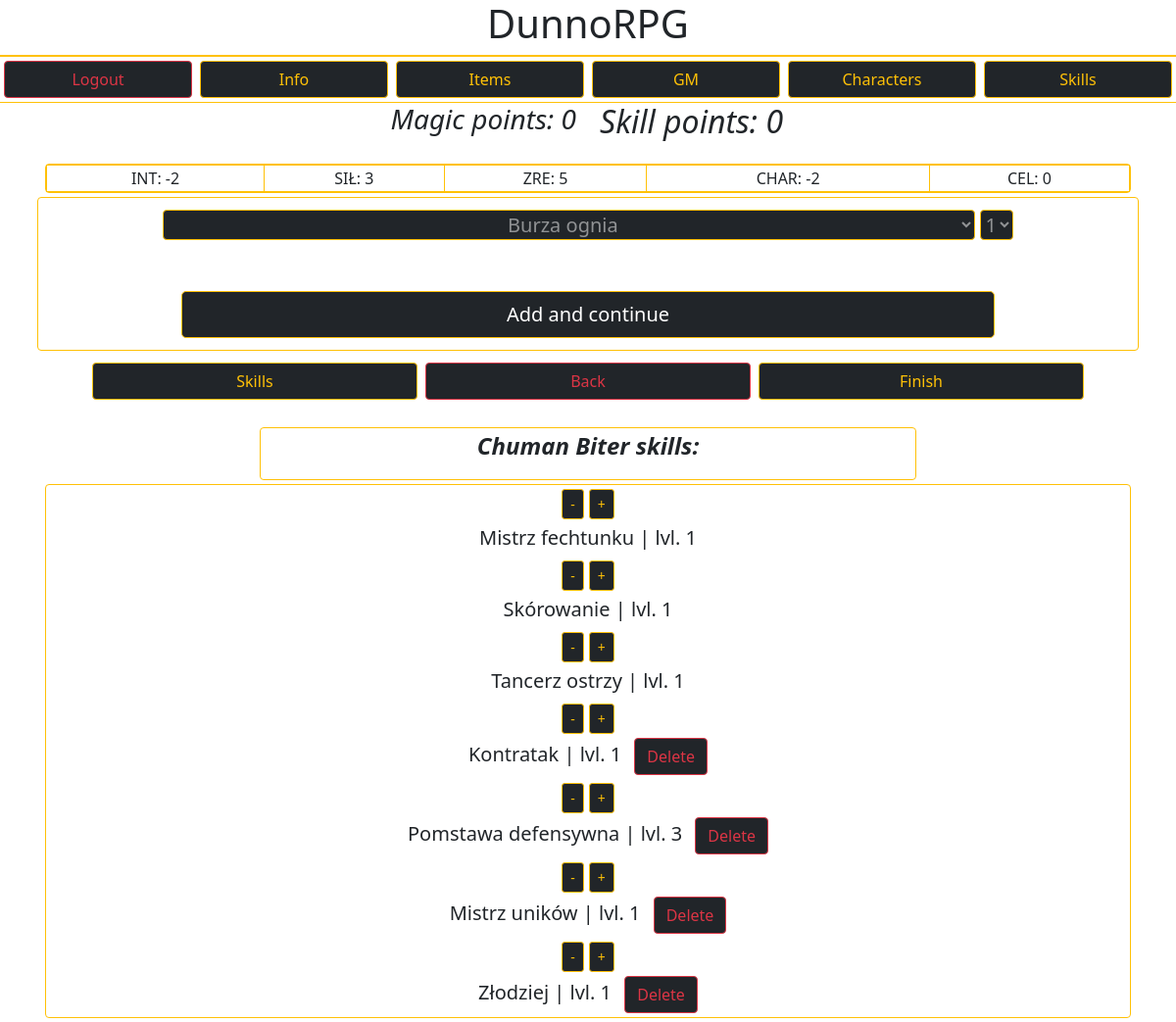
Screenshot of /dunnorpg/character_add_skills/51/ (signed in) with the database file from the repository.
### DunnoRPG/models.py (models this page shows, shortened)
class Character(models.Model):
    owner = models.CharField(max_length=100)
    name = models.CharField(max_length=50)
    race = models.CharField(max_length=30)
    size = models.CharField(max_length=2)
    HP = models.IntegerField()
    fullHP = models.IntegerField(null=True)
    Helmet = models.CharField(max_length=50, blank=True)
    Torso = models.CharField(max_length=50, blank=True)
    Gloves = models.CharField(max_length=50, blank=True)
    Boots = models.CharField(max_length=50, blank=True)
    LeftHand = models.CharField(max_length=50, blank=True)
    RightHand = models.CharField(max_length=50, blank=True)
    Side = models.CharField(max_length=50, blank=True)
    INT = models.IntegerField()
    SIŁ = models.IntegerField()
    ZRE = models.IntegerField()
    CHAR = models.IntegerField()
    CEL = models.IntegerField()
    points_left = models.IntegerField(null=True)
    weaponBonus = models.IntegerField(null=True)
    preferredWeapons = models.TextField(null=True)
    unlikedWeapons = models.TextField(null=True)

class Skills(models.Model):
    owner = models.CharField(max_length=50)
    character = models.CharField(max_length=50)
    skill = models.CharField(max_length=50)
    category = models.CharField(max_length=50, null=True)
    level = models.IntegerField(null=True)
    desc = models.TextField(blank=True)

### DunnoRPG/views.py (the view, shortened to what this page needs)
# urls.py: path('character_add_skills/<id>/', views.CharacterSkills.as_view(), name="character_add_skills"),
class CharacterSkills(APIView):
    serializer_class = SkillsSerializer
    template_name = 'character_add_skills.html'
    form_class = CharacterSkillsForm
    renderer_classes = [TemplateHTMLRenderer]
    def get(self,request,id):
        current_user = request.user
        chosen_character = models.Character.objects.filter(owner=current_user, id=id).values()[0]['name']
        character_skills_queryset = models.Skills.objects.all().filter(owner=current_user,character=chosen_character).values()
        skills_count = 0
        skills_count_magical = 0
        current_skills = []
        character_skills = []
        for data in character_skills_queryset:
            character_skills.append({'id': data['id'], 'skill': data['skill'], 'level': data['level'], 'category': data['category']})
        for skill in character_skills:
            cost = int(models.Skills_Decs.objects.filter(name=skill['skill']).values()[0]['cost'])
            current_skills.append(skill['skill'])
            if skill['category'].lower() == 'magical':
                skills_count_magical += skill['level']*cost
            else:
                if skill['category'][1:] != 'free':
                    skills_count += skill['level']*cost
        character_stats = models.Character.objects.filter(owner=current_user, id=id).values()[0]
        skills_points = character_stats['points_left']
        magical_skills_points = character_stats['INT'] - skills_count_magical
        context = {
            'user': current_user,
            'character': chosen_character,
            'character_id': id,
            'character_stats': character_stats,
            'skills': character_skills,
            'skills_count': skills_points,
            'skills_count_magical': magical_skills_points,
            'form': CharacterSkillsForm()
        }
        return Response(context)

### DunnoRPG/forms.py
class CharacterSkillsForm(forms.ModelForm):
    skills_choices = list(Skills_Decs.objects.all().values('name'))
    for x in range(len(skills_choices)):
        skills_choices[x] = (skills_choices[x]['name'], skills_choices[x]['name'])
    skills_choices = sorted(skills_choices)
    skill = forms.ChoiceField(choices=skills_choices,label='',widget=forms.Select(attrs={
        'class': 'text-center w-75 border border-warning bg-dark text-white-50 rounded'
    }))
    lvls = [('1','1'),('2','2'),('3','3'), ('4','4')]
    level = forms.ChoiceField(choices=lvls,label='',widget=forms.Select(attrs={
        'class': 'text-center w-15 border border-warning bg-dark text-white-50 rounded'
    }))
    owner = forms.CharField(max_length=50,label='',widget=forms.TextInput(attrs={
        'value': 'o',
        'class': 'invisible w-0'
    }))
    class Meta:
        model = Skills
        fields = [
            'skill',
            'level',
            'owner'
        ]

### DunnoRPG/templates/character_add_skills.html (shortened to what this page needs)
{% extends 'master.html' %}
 {% block content %}
 {% include 'top_bar.html' %}
<div class='container'>
    <div class='row'>
        <div class='col c-gold fst-italic txt-shadow'>
            {% if skills_count_magical >= 0 %}
                <h3 class='text-end'>Magic points: {{ skills_count_magical }}</h3>
            {% else %}
                <h3 class='text-end'>Magic points: 0</h3>
            {% endif %}
        </div>
        <div class='col c-gold fst-italic txt-shadow'>
        <h2>Skill points: {{ skills_count }}</h2>
        </div>
    </div>
</div>
<div class="container mt-3">
    <div class='row txt-shadow bg-gray border border-warning c-gold rounded text-center m-1'>
        <table>
            <td class='border border-warning'>INT: {{ character_stats.INT }}</td>
            <td class='border border-warning'>SIŁ: {{ character_stats.SIŁ }}</td>
            <td class='border border-warning'>ZRE: {{ character_stats.ZRE }}</td>
            <td class='border border-warning'>CHAR: {{ character_stats.CHAR }}</td>
            <td class='border border-warning'>CEL: {{ character_stats.CEL }}</td>
        </table>
    </div>
    <div class='row'>
        <div class="fs-5 p-2 col bg-gray border border-warning c-gold rounded text-center ms-2 me-2">
            <form method='POST' class='pt-1'>
            {{ form.as_table }}
            <input class="btn btn-dark border border-warning btn-lg w-75 m-1 mt-3" type="submit" value="Add and continue"></input>
            </form>
        </div>
    </div>
 </div>
 <div class='container mt-2'>
    <div class='row text-center ms-5 me-5'>
        <a class='col m-1 btn btn-dark border btn-outline-warning border border-warning' target='_blank' href="{% url 'skills' %}">Skills</a>
        <a class='col m-1 btn btn-dark border btn-outline-danger border border-danger' href="/dunnorpg/character_edit/{{ character_id }}">Back</a>
        <a class='col m-1 btn btn-dark border btn-outline-warning border border-warning' href="{% url 'home' %}">Finish</a>
    </div>
</div>
<div class='container mt-4'>
    <div class='row text-center' style='margin-left: 20%; margin-right: 20%;'>
        <div class='col w-50 c-gold fw-bolder fst-italic fs-4 bg-gray text-center rounded border border-warning'>
            <p>{{ character }} skills:</p>
        </div>
    </div>
</div>
<div class='container'>
    <div class='row m-1'>
        <div class='col rounded fs-5 c-gold bg-gray text-center border border-warning'>
                {% for skill in skills %}
                <a href='downgrade/{{ skill.id }}' class='mt-1 btn btn-sm btn-dark btn-outline-warning w-10'>-</a>
                <a href='upgrade/{{ skill.id }}' class='mt-1 btn btn-sm btn-dark btn-outline-warning w-10'>+</a>
                <p class='m-1'>{{ skill.skill }} | lvl. {{ skill.level }}
                {% if skill.category != '1free' %}
                <a href='delete/{{ skill.id }}' class='ms-2 btn btn-dark btn-outline-danger'>Delete</a>
                {% endif %}
                </p>
                {% endfor %}
        </div>
    </div class='row'>
 </div>
 {% endblock content %}

### rows the page displays
Character: INT "-2", SIŁ "3", ZRE "5", CHAR "-2", CEL "0", name "Chuman Biter"
Skills: skill "Mistrz fechtunku"
Skills: skill "Skórowanie"
Skills: skill "Tancerz ostrzy"
Skills: skill "Kontratak"
Skills: skill "Pomstawa defensywna"
Skills: skill "Mistrz uników"
Skills: skill "Złodziej"

### other values shown
{{ skills_count }} "0"
{{ skill.level }} "1" "1" "1" "1" "3" "1" "1"
